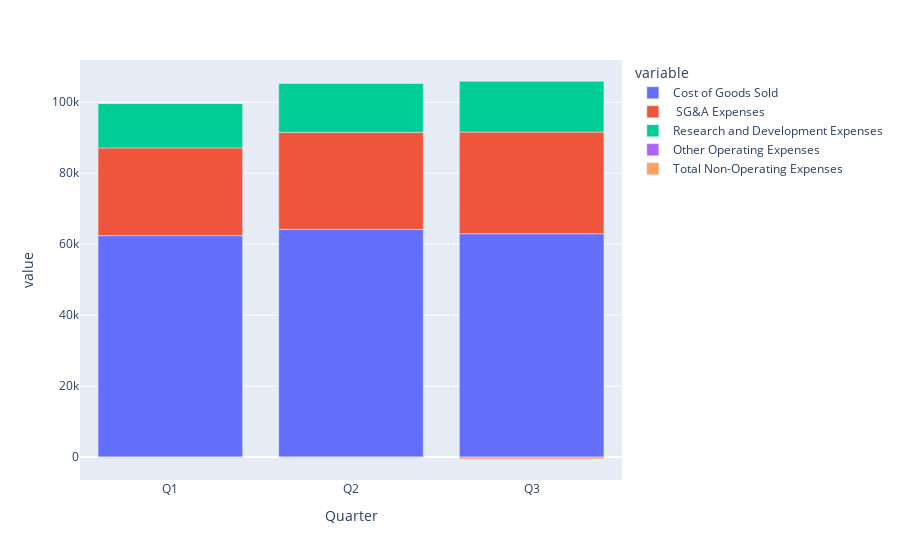

Here is the notebook cell this chart was saved with:
### Markdown cell above
#### Breakdown of Total Expenditure

### Code cell
px.bar(current_df_reversed,x='Quarter',y=['Cost of Goods Sold', '\xa0SG&A Expenses', 'Research and Development Expenses', 'Other Operating Expenses','Total Non-Operating Expenses'])
# SG&A expenses not included

### Figure 1 — Plotly figure (JSON) as saved in the notebook; plotly's stock layout.template omitted (floating-point values rounded to 4 significant figures)
{"data": [{"alignmentgroup": "True", "hovertemplate": "variable=Cost of Goods Sold<br>Quarter=%{x}<br>value=%{y}<extra></extra>", "legendgroup": "Cost of Goods Sold", "marker": {"color": "#636efa", "pattern": {"shape": ""}}, "name": "Cost of Goods Sold", "offsetgroup": "Cost of Goods Sold", "orientation": "v", "showlegend": true, "textposition": "auto", "type": "bar", "x": ["Q1", "Q2", "Q3"], "xaxis": "x", "y": [62403, 64176, 62930], "yaxis": "y"}, {"alignmentgroup": "True", "hovertemplate": "variable= SG&A Expenses<br>Quarter=%{x}<br>value=%{y}<extra></extra>", "legendgroup": " SG&A Expenses", "marker": {"color": "#EF553B", "pattern": {"shape": ""}}, "name": " SG&A Expenses", "offsetgroup": " SG&A Expenses", "orientation": "v", "showlegend": true, "textposition": "auto", "type": "bar", "x": ["Q1", "Q2", "Q3"], "xaxis": "x", "y": [24724, 27320, 28661], "yaxis": "y"}, {"alignmentgroup": "True", "hovertemplate": "variable=Research and Development Expenses<br>Quarter=%{x}<br>value=%{y}<extra></extra>", "legendgroup": "Research and Development Expenses", "marker": {"color": "#00cc96", "pattern": {"shape": ""}}, "name": "Research and Development Expenses", "offsetgroup": "Research and Development Expenses", "orientation": "v", "showlegend": true, "textposition": "auto", "type": "bar", "x": ["Q1", "Q2", "Q3"], "xaxis": "x", "y": [12488, 13871, 14380], "yaxis": "y"}, {"alignmentgroup": "True", "hovertemplate": "variable=Other Operating Expenses<br>Quarter=%{x}<br>value=%{y}<extra></extra>", "legendgroup": "Other Operating Expenses", "marker": {"color": "#ab63fa", "pattern": {"shape": ""}}, "name": "Other Operating Expenses", "offsetgroup": "Other Operating Expenses", "orientation": "v", "showlegend": true, "textposition": "auto", "type": "bar", "x": ["Q1", "Q2", "Q3"], "xaxis": "x", "y": [-38, -11, 0], "yaxis": "y"}, {"alignmentgroup": "True", "hovertemplate": "variable=Total Non-Operating Expenses<br>Quarter=%{x}<br>value=%{y}<extra></extra>", "legendgroup": "Total Non-Operating Expenses", "marker": {"color": "#FFA15A", "pattern": {"shape": ""}}, "name": "Total Non-Operating Expenses", "offsetgroup": "Total Non-Operating Expenses", "orientation": "v", "showlegend": true, "textposition": "auto", "type": "bar", "x": ["Q1", "Q2", "Q3"], "xaxis": "x", "y": [0, 0, -537], "yaxis": "y"}], "layout": {"autosize": true, "barmode": "relative", "legend": {"title": {"text": "variable"}, "tracegroupgap": 0}, "margin": {"t": 60}, "xaxis": {"anchor": "y", "autorange": true, "domain": [0, 1], "range": [-0.5, 2.5], "title": {"text": "Quarter"}, "type": "category"}, "yaxis": {"anchor": "x", "autorange": true, "domain": [0, 1], "range": [-6454.0, 111900.0], "title": {"text": "value"}, "type": "linear"}}}
